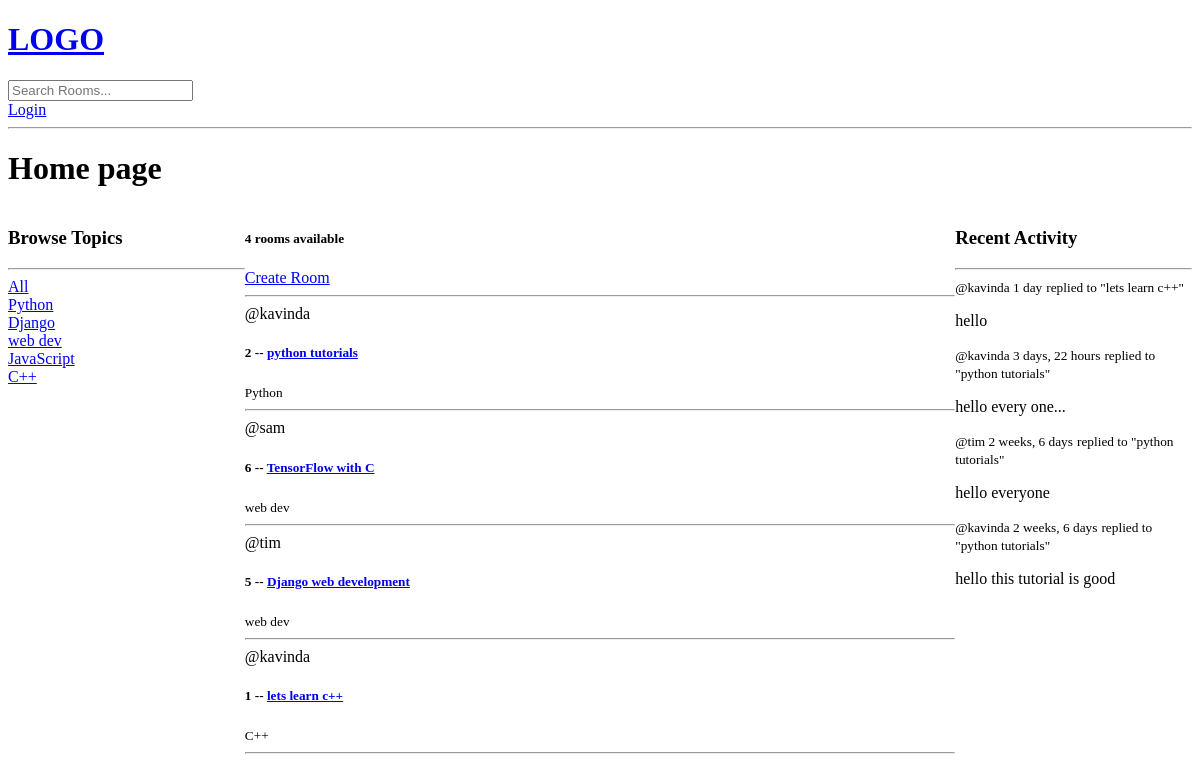
Before: / with the older database file.
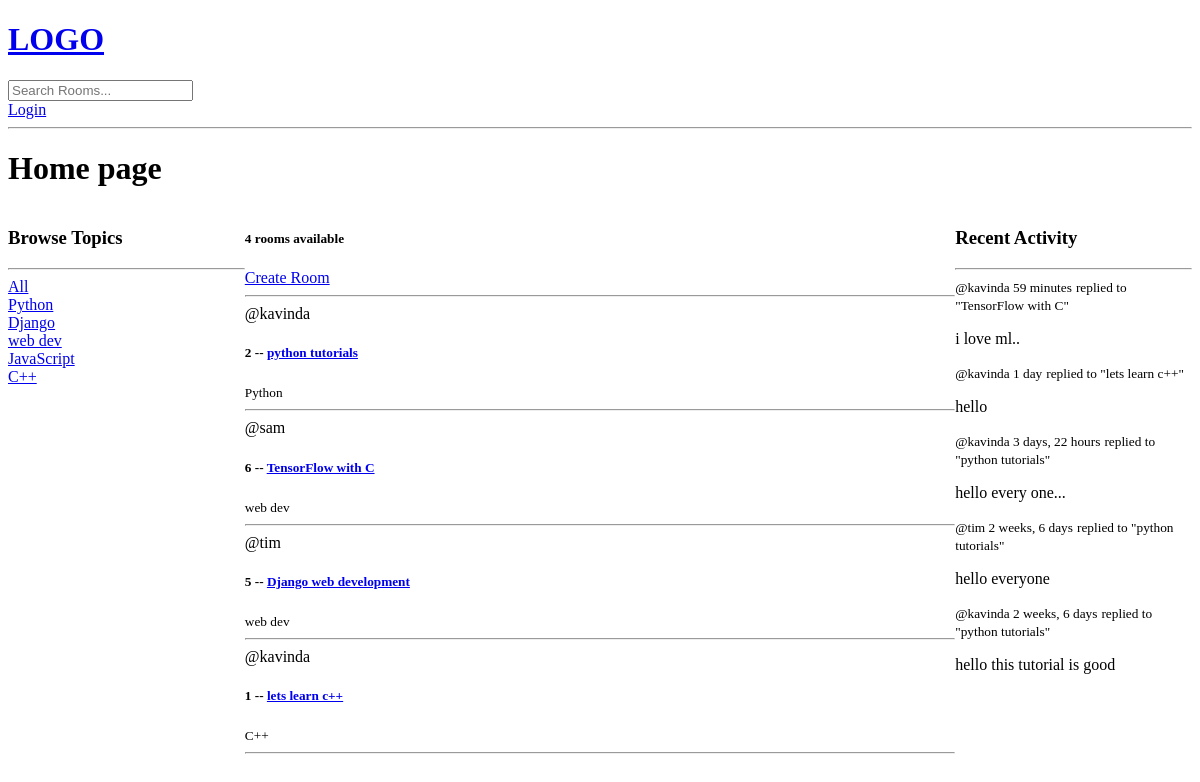
After: the same page with the newer database file.
### base/models.py (models this page shows, shortened)
class Topic(models.Model):
    name = models.CharField(max_length=200)

class Room(models.Model):
    host = models.ForeignKey(User, on_delete=models.SET_NULL, null=True)
    topic = models.ForeignKey(Topic, on_delete=models.SET_NULL, null=True)
    name = models.CharField(max_length=200)
    description = models.TextField(null=True, blank=True) # database field (can Empty), form field (can Empty)
    participants = models.ManyToManyField(User, related_name='participant', blank=True)
    updated = models.DateTimeField(auto_now=True) # everytime save (or updated) the field
    created = models.DateTimeField(auto_now_add=True) # first time created the field
    class Meta:
        ordering = ['-updated', '-created'] # ('-' for reverse the order)
    def __str__(self):
        return self.name

class Message(models.Model):
    user = models.ForeignKey(User, on_delete=models.CASCADE)
    room = models.ForeignKey(Room, on_delete=models.CASCADE) # when room delete, delete all chiled messages
    body = models.TextField()
    updated = models.DateTimeField(auto_now=True)
    created = models.DateTimeField(auto_now_add=True)
    class Meta:
        ordering = ['-updated', '-created']
    def __str__(self):
        return self.body[0:50]

### base/views.py (the view)
# urls.py: path('', views.home, name='home'),
def home(request):
    q = request.GET.get('q') if request.GET.get('q') != None else ''
    rooms = Room.objects.filter(
        Q(topic__name__icontains = q) |
        Q(name__icontains = q) |
        Q(description__icontains = q)
        )
    topcs = Topic.objects.all()
    room_count = rooms.count()
    room_messages = Message.objects.all()
    context = {
        'rooms': rooms,
        'topics': topcs,
        'room_count': room_count,
        'room_messages': room_messages
        }
    return render(request, 'base/home.html', context)

### base/templates/base/home.html (shortened to what this page needs)
{% extends 'main.html' %} {% block content %}
<h1>Home page</h1>
<div class="home-container">
  <div>
    <h3>Browse Topics</h3>
    <hr />
    <div>
      <a href="{% url 'home' %}">All</a>
    </div>
    {% for topic in topics %}
    <div>
      <a href="{% url 'home' %}?q={{topic.name}}">{{topic.name}}</a>
    </div>
    {% endfor %}
  </div>
  <div>
    <h5>{{room_count}} rooms available</h5>
    <a href="{% url 'create-room' %}">Create Room</a>
    <hr />
    <div>
      {% for room in rooms %}
      <div>
        <span>@{{room.host.username}}</span>
        <h5>
          {{room.id}} -- <a href="{% url 'room' room.id %}">{{room.name}}</a>
        </h5>
        <small>{{room.topic.name}}</small>
        <hr />
      </div>
      {% endfor %}
    </div>
  </div>
  <div>
    <h3>Recent Activity</h3>
    <hr>
    {% for message in room_messages %}
    <div>
      <small>@{{message.user}} {{message.created|timesince}}</small>
      <small>replied to "{{message.room}}"</small>
      <p>{{message}}</p>
    </div>
    {% endfor %}
  </div>
</div>
{% endblock content %}

### templates/main.html (shortened to what this page needs)
<!DOCTYPE html>
<html lang="en">
  <head>
  </head>
  <body>
    {% include 'navbar.html' %}  {% block content %} {% endblock content %}
  </body>
</html>

### templates/navbar.html
<a href="/">
  <h1>LOGO</h1>
</a>
<form method="GET" action="{% url 'home' %}">
  <input type="text" name="q" placeholder="Search Rooms..." />
</form>
{% if request.user.is_authenticated %}
<p>Hello {{request.user}}</p>
<a href="{% url 'logout' %}">Logout</a>
{% else %}
<a href="{% url 'login' %}">Login</a>
{% endif %}
<hr />

### base/templates/base/home.html (style rules this page uses)
.home-container { display: grid; grid-template-columns: 1fr 3fr 1fr; }

Changed rows visible on the page:
added Message: user "kavinda", created "59 minutes", room "TensorFlow with C", body "i love ml.."
